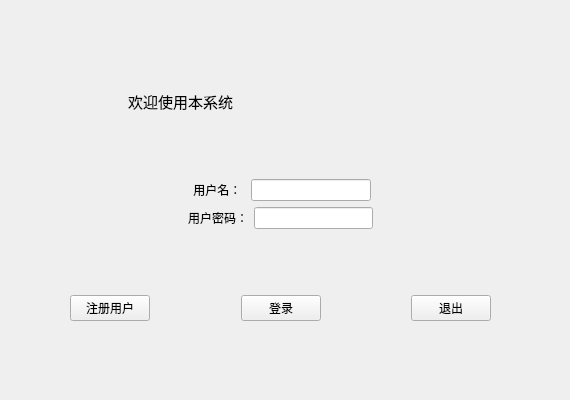
<?xml version="1.0" encoding="UTF-8"?>
<ui version="4.0">
 <class>Form</class>
 <widget class="QWidget" name="Form">
  <property name="geometry">
   <rect>
    <x>0</x>
    <y>0</y>
    <width>570</width>
    <height>400</height>
   </rect>
  </property>
  <property name="minimumSize">
   <size>
    <width>570</width>
    <height>400</height>
   </size>
  </property>
  <property name="maximumSize">
   <size>
    <width>570</width>
    <height>400</height>
   </size>
  </property>
  <property name="windowTitle">
   <string>登陆界面</string>
  </property>
  <property name="windowIcon">
   <iconset>
    <normaloff>../img/login.png</normaloff>../img/login.png</iconset>
  </property>
  <widget class="QWidget" name="verticalLayoutWidget">
   <property name="geometry">
    <rect>
     <x>70</x>
     <y>60</y>
     <width>421</width>
     <height>261</height>
    </rect>
   </property>
   <layout class="QVBoxLayout" name="verticalLayout">
    <item>
     <spacer name="verticalSpacer_2">
      <property name="orientation">
       <enum>Qt::Vertical</enum>
      </property>
      <property name="sizeHint" stdset="0">
       <size>
        <width>20</width>
        <height>40</height>
       </size>
      </property>
     </spacer>
    </item>
    <item>
     <widget class="QLabel" name="label">
      <property name="font">
       <font>
        <pointsize>11</pointsize>
       </font>
      </property>
      <property name="text">
       <string>              欢迎使用本系统</string>
      </property>
     </widget>
    </item>
    <item>
     <spacer name="verticalSpacer">
      <property name="orientation">
       <enum>Qt::Vertical</enum>
      </property>
      <property name="sizeHint" stdset="0">
       <size>
        <width>20</width>
        <height>40</height>
       </size>
      </property>
     </spacer>
    </item>
    <item>
     <spacer name="verticalSpacer_4">
      <property name="orientation">
       <enum>Qt::Vertical</enum>
      </property>
      <property name="sizeHint" stdset="0">
       <size>
        <width>20</width>
        <height>40</height>
       </size>
      </property>
     </spacer>
    </item>
    <item>
     <layout class="QHBoxLayout" name="horizontalLayout">
      <item>
       <spacer name="horizontalSpacer_2">
        <property name="orientation">
         <enum>Qt::Horizontal</enum>
        </property>
        <property name="sizeHint" stdset="0">
         <size>
          <width>40</width>
          <height>20</height>
         </size>
        </property>
       </spacer>
      </item>
      <item>
       <widget class="QLabel" name="label_2">
        <property name="text">
         <string> 用户名： </string>
        </property>
       </widget>
      </item>
      <item>
       <widget class="QLineEdit" name="username_le"/>
      </item>
      <item>
       <spacer name="horizontalSpacer">
        <property name="orientation">
         <enum>Qt::Horizontal</enum>
        </property>
        <property name="sizeHint" stdset="0">
         <size>
          <width>40</width>
          <height>20</height>
         </size>
        </property>
       </spacer>
      </item>
     </layout>
    </item>
    <item>
     <layout class="QHBoxLayout" name="horizontalLayout_2">
      <item>
       <spacer name="horizontalSpacer_3">
        <property name="orientation">
         <enum>Qt::Horizontal</enum>
        </property>
        <property name="sizeHint" stdset="0">
         <size>
          <width>40</width>
          <height>20</height>
         </size>
        </property>
       </spacer>
      </item>
      <item>
       <widget class="QLabel" name="label_3">
        <property name="text">
         <string>用户密码：</string>
        </property>
       </widget>
      </item>
      <item>
       <widget class="QLineEdit" name="password_le"/>
      </item>
      <item>
       <spacer name="horizontalSpacer_4">
        <property name="orientation">
         <enum>Qt::Horizontal</enum>
        </property>
        <property name="sizeHint" stdset="0">
         <size>
          <width>40</width>
          <height>20</height>
         </size>
        </property>
       </spacer>
      </item>
     </layout>
    </item>
    <item>
     <spacer name="verticalSpacer_3">
      <property name="orientation">
       <enum>Qt::Vertical</enum>
      </property>
      <property name="sizeHint" stdset="0">
       <size>
        <width>20</width>
        <height>40</height>
       </size>
      </property>
     </spacer>
    </item>
    <item>
     <spacer name="verticalSpacer_5">
      <property name="orientation">
       <enum>Qt::Vertical</enum>
      </property>
      <property name="sizeHint" stdset="0">
       <size>
        <width>20</width>
        <height>40</height>
       </size>
      </property>
     </spacer>
    </item>
    <item>
     <layout class="QHBoxLayout" name="horizontalLayout_3">
      <item>
       <widget class="QPushButton" name="logon_btn">
        <property name="text">
         <string>注册用户</string>
        </property>
       </widget>
      </item>
      <item>
       <spacer name="horizontalSpacer_5">
        <property name="orientation">
         <enum>Qt::Horizontal</enum>
        </property>
        <property name="sizeHint" stdset="0">
         <size>
          <width>40</width>
          <height>20</height>
         </size>
        </property>
       </spacer>
      </item>
      <item>
       <widget class="QPushButton" name="login_btn">
        <property name="text">
         <string>登录</string>
        </property>
       </widget>
      </item>
      <item>
       <spacer name="horizontalSpacer_6">
        <property name="orientation">
         <enum>Qt::Horizontal</enum>
        </property>
        <property name="sizeHint" stdset="0">
         <size>
          <width>40</width>
          <height>20</height>
         </size>
        </property>
       </spacer>
      </item>
      <item>
       <widget class="QPushButton" name="exit_btn">
        <property name="text">
         <string>退出</string>
        </property>
       </widget>
      </item>
     </layout>
    </item>
   </layout>
  </widget>
 </widget>
 <resources/>
 <connections/>
</ui>
